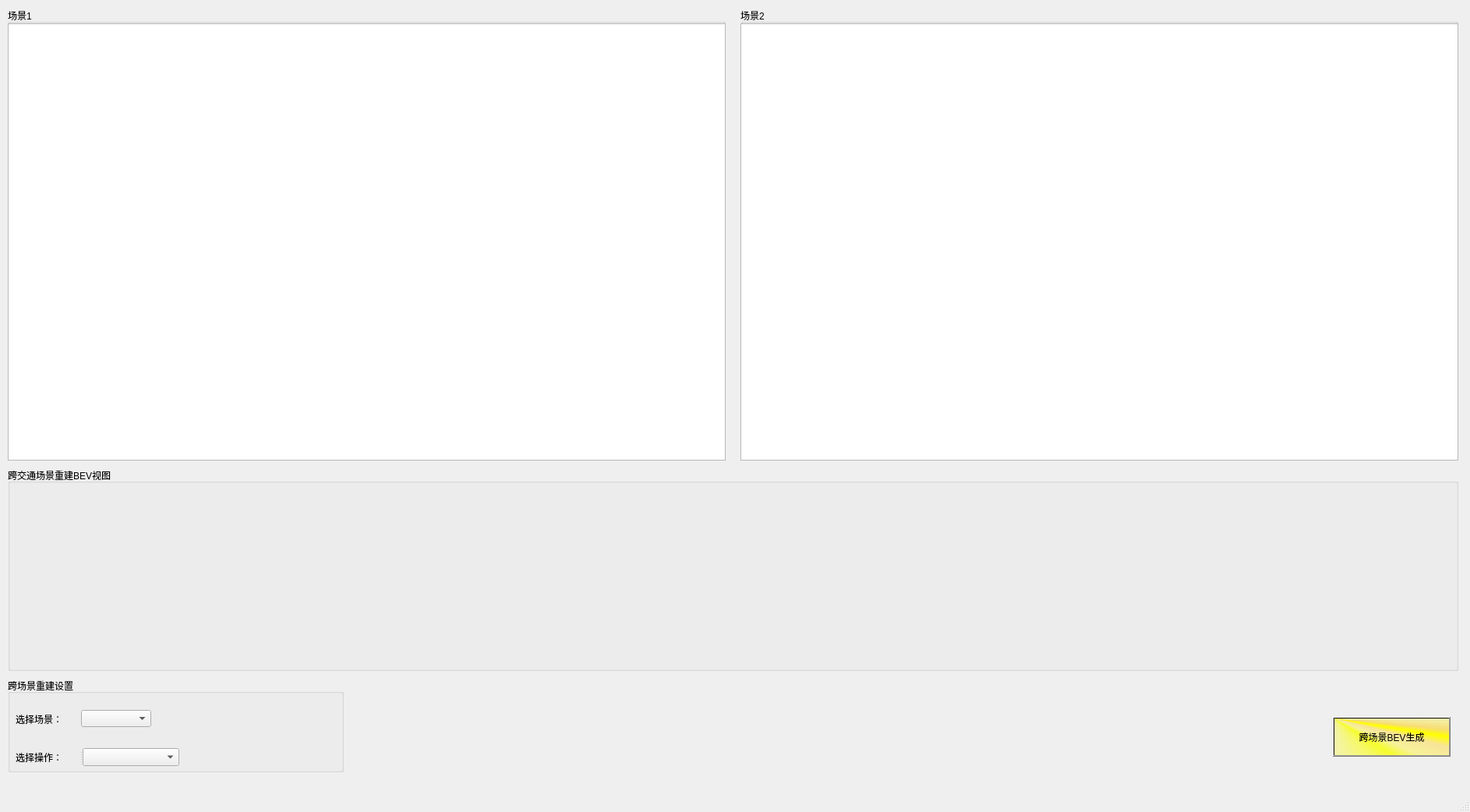
<?xml version="1.0" encoding="UTF-8"?>
<ui version="4.0">
 <class>MainWindow</class>
 <widget class="QMainWindow" name="MainWindow">
  <property name="geometry">
   <rect>
    <x>0</x>
    <y>0</y>
    <width>1886</width>
    <height>1042</height>
   </rect>
  </property>
  <property name="windowTitle">
   <string>跨交通场景三维检测及跟踪系统</string>
  </property>
  <property name="windowIcon">
   <iconset>
    <normaloff>C:/Users/admin/.designer/backup/cemera.ico</normaloff>C:/Users/admin/.designer/backup/cemera.ico</iconset>
  </property>
  <widget class="QWidget" name="centralwidget">
   <widget class="QGroupBox" name="groupBox_PicShow1">
    <property name="enabled">
     <bool>true</bool>
    </property>
    <property name="geometry">
     <rect>
      <x>10</x>
      <y>10</y>
      <width>921</width>
      <height>581</height>
     </rect>
    </property>
    <property name="title">
     <string>场景1</string>
    </property>
    <widget class="QGraphicsView" name="graphicsView1">
     <property name="geometry">
      <rect>
       <x>0</x>
       <y>20</y>
       <width>921</width>
       <height>561</height>
      </rect>
     </property>
     <property name="mouseTracking">
      <bool>false</bool>
     </property>
    </widget>
   </widget>
   <widget class="QGroupBox" name="groupBox_Set">
    <property name="geometry">
     <rect>
      <x>10</x>
      <y>870</y>
      <width>431</width>
      <height>121</height>
     </rect>
    </property>
    <property name="font">
     <font>
      <family>Times New Roman</family>
     </font>
    </property>
    <property name="title">
     <string>跨场景重建设置</string>
    </property>
    <widget class="QWidget" name="layoutWidget">
     <property name="geometry">
      <rect>
       <x>10</x>
       <y>40</y>
       <width>174</width>
       <height>25</height>
      </rect>
     </property>
     <layout class="QHBoxLayout" name="horizontalLayout_2">
      <item>
       <widget class="QLabel" name="label_15">
        <property name="minimumSize">
         <size>
          <width>75</width>
          <height>0</height>
         </size>
        </property>
        <property name="text">
         <string>选择场景：</string>
        </property>
       </widget>
      </item>
      <item>
       <widget class="QComboBox" name="comboBox_selectScene">
        <property name="minimumSize">
         <size>
          <width>90</width>
          <height>0</height>
         </size>
        </property>
        <item>
         <property name="text">
          <string/>
         </property>
        </item>
        <item>
         <property name="text">
          <string>场景1</string>
         </property>
        </item>
        <item>
         <property name="text">
          <string>场景2</string>
         </property>
        </item>
       </widget>
      </item>
     </layout>
    </widget>
    <widget class="QSplitter" name="splitter">
     <property name="geometry">
      <rect>
       <x>10</x>
       <y>90</y>
       <width>210</width>
       <height>23</height>
      </rect>
     </property>
     <property name="orientation">
      <enum>Qt::Horizontal</enum>
     </property>
     <widget class="QLabel" name="label_16">
      <property name="minimumSize">
       <size>
        <width>75</width>
        <height>0</height>
       </size>
      </property>
      <property name="text">
       <string>选择操作：</string>
      </property>
     </widget>
     <widget class="QComboBox" name="comboBox_selectOperate">
      <property name="enabled">
       <bool>true</bool>
      </property>
      <property name="minimumSize">
       <size>
        <width>90</width>
        <height>0</height>
       </size>
      </property>
      <item>
       <property name="text">
        <string/>
       </property>
      </item>
      <item>
       <property name="text">
        <string>场景区域设定</string>
       </property>
      </item>
      <item>
       <property name="text">
        <string>场景对应点设置</string>
       </property>
      </item>
      <item>
       <property name="text">
        <string>交互验证</string>
       </property>
      </item>
     </widget>
    </widget>
   </widget>
   <widget class="QGroupBox" name="groupBox_PicShow2">
    <property name="geometry">
     <rect>
      <x>950</x>
      <y>10</y>
      <width>921</width>
      <height>581</height>
     </rect>
    </property>
    <property name="title">
     <string>场景2</string>
    </property>
    <widget class="QGraphicsView" name="graphicsView2">
     <property name="geometry">
      <rect>
       <x>0</x>
       <y>20</y>
       <width>921</width>
       <height>561</height>
      </rect>
     </property>
     <property name="mouseTracking">
      <bool>false</bool>
     </property>
    </widget>
   </widget>
   <widget class="QGroupBox" name="groupBox_CrossScenes">
    <property name="geometry">
     <rect>
      <x>10</x>
      <y>600</y>
      <width>1861</width>
      <height>261</height>
     </rect>
    </property>
    <property name="title">
     <string>跨交通场景重建BEV视图</string>
    </property>
    <widget class="QLabel" name="label_CrossScenes">
     <property name="geometry">
      <rect>
       <x>10</x>
       <y>20</y>
       <width>1841</width>
       <height>231</height>
      </rect>
     </property>
     <property name="text">
      <string/>
     </property>
    </widget>
    <widget class="QGroupBox" name="groupBox_operate_type_2">
     <property name="geometry">
      <rect>
       <x>620</x>
       <y>270</y>
       <width>291</width>
       <height>81</height>
      </rect>
     </property>
     <property name="title">
      <string>操作方式</string>
     </property>
     <widget class="QSplitter" name="splitter_2">
      <property name="geometry">
       <rect>
        <x>11</x>
        <y>30</y>
        <width>261</width>
        <height>19</height>
       </rect>
      </property>
      <property name="orientation">
       <enum>Qt::Horizontal</enum>
      </property>
      <widget class="QRadioButton" name="radioButton_BEV_generate_2">
       <property name="text">
        <string>BEV生成</string>
       </property>
       <property name="checked">
        <bool>false</bool>
       </property>
      </widget>
      <widget class="QRadioButton" name="radioButton_BEV_verify_2">
       <property name="text">
        <string>BEV验证</string>
       </property>
       <property name="checked">
        <bool>false</bool>
       </property>
      </widget>
      <widget class="QRadioButton" name="radioButton_close_2">
       <property name="text">
        <string>关闭</string>
       </property>
       <property name="checked">
        <bool>true</bool>
       </property>
      </widget>
     </widget>
    </widget>
   </widget>
   <widget class="QPushButton" name="pushButton_CrossBEV">
    <property name="geometry">
     <rect>
      <x>1710</x>
      <y>920</y>
      <width>151</width>
      <height>51</height>
     </rect>
    </property>
    <property name="styleSheet">
     <string notr="true">background-color: qconicalgradient(cx:0, cy:0, angle:135, stop:0 rgba(255, 255, 0, 69), stop:0.375 rgba(255, 255, 0, 69), stop:0.423533 rgba(251, 255, 0, 145), stop:0.45 rgba(247, 255, 0, 208), stop:0.477581 rgba(255, 244, 71, 130), stop:0.518717 rgba(255, 218, 71, 130), stop:0.55 rgba(255, 255, 0, 255), stop:0.57754 rgba(255, 203, 0, 130), stop:0.625 rgba(255, 255, 0, 69), stop:1 rgba(255, 255, 0, 69));</string>
    </property>
    <property name="text">
     <string>跨场景BEV生成</string>
    </property>
   </widget>
  </widget>
  <widget class="QMenuBar" name="menubar">
   <property name="geometry">
    <rect>
     <x>0</x>
     <y>0</y>
     <width>1886</width>
     <height>26</height>
    </rect>
   </property>
  </widget>
  <widget class="QStatusBar" name="statusbar"/>
 </widget>
 <resources/>
 <connections>
  <connection>
   <sender>comboBox_selectOperate</sender>
   <signal>currentIndexChanged(int)</signal>
   <receiver>MainWindow</receiver>
   <slot>oncombox_select_operate()</slot>
   <hints>
    <hint type="sourcelabel">
     <x>151</x>
     <y>997</y>
    </hint>
    <hint type="destinationlabel">
     <x>605</x>
     <y>935</y>
    </hint>
   </hints>
  </connection>
  <connection>
   <sender>comboBox_selectScene</sender>
   <signal>currentIndexChanged(int)</signal>
   <receiver>MainWindow</receiver>
   <slot>oncombox_select_scene()</slot>
   <hints>
    <hint type="sourcelabel">
     <x>141</x>
     <y>939</y>
    </hint>
    <hint type="destinationlabel">
     <x>681</x>
     <y>992</y>
    </hint>
   </hints>
  </connection>
  <connection>
   <sender>pushButton_CrossBEV</sender>
   <signal>clicked()</signal>
   <receiver>MainWindow</receiver>
   <slot>onbuttonclick_cross_bev()</slot>
   <hints>
    <hint type="sourcelabel">
     <x>1745</x>
     <y>970</y>
    </hint>
    <hint type="destinationlabel">
     <x>1371</x>
     <y>967</y>
    </hint>
   </hints>
  </connection>
 </connections>
 <slots>
  <signal>clicked()</signal>
  <signal>valueChanged(int)</signal>
  <signal>currentIndexChanged(int)</signal>
  <slot>oncombox_select_scene()</slot>
  <slot>onbuttonclick_cross_bev()</slot>
  <slot>oncombox_select_operate()</slot>
 </slots>
</ui>
